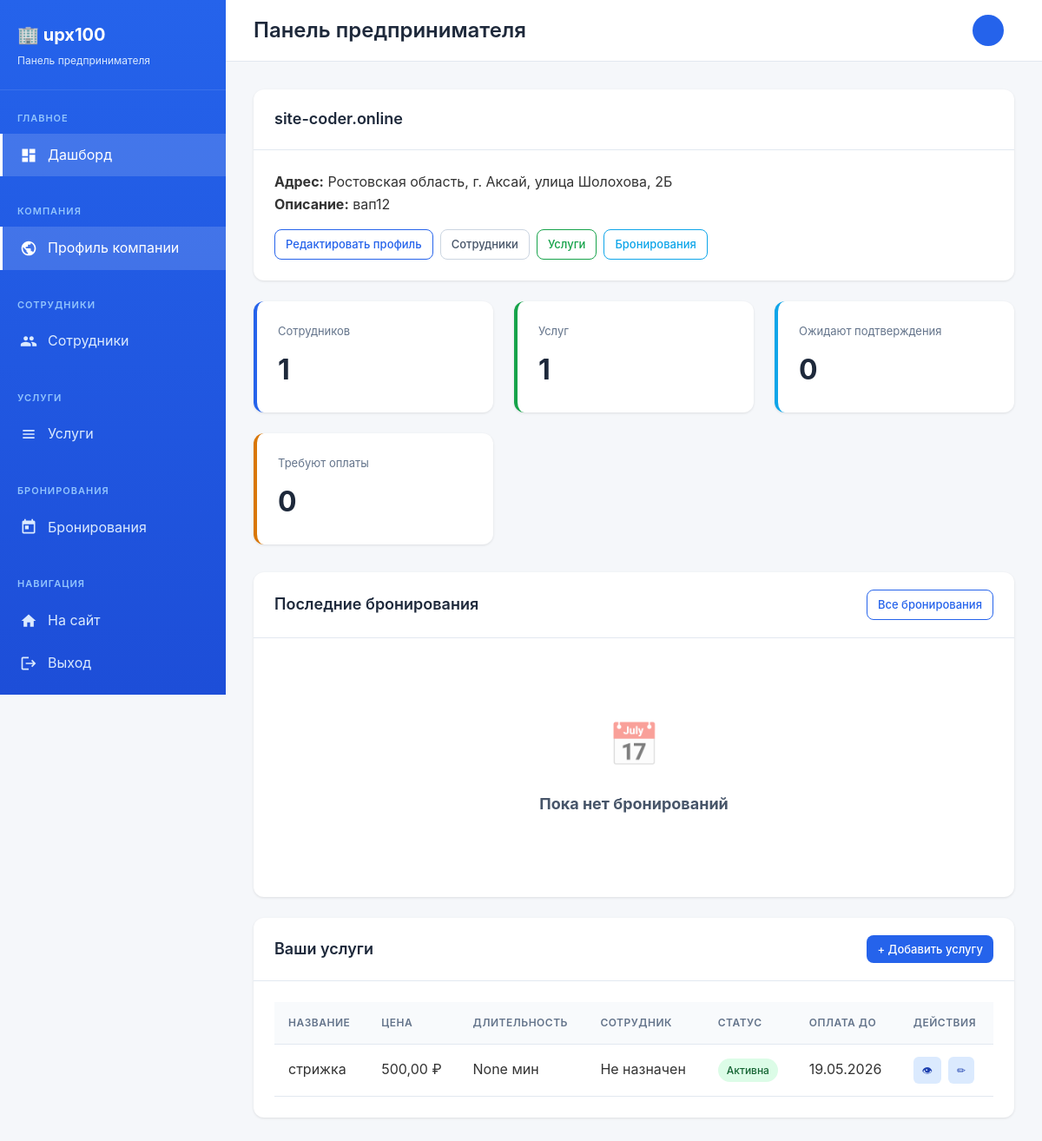
/business/profile/ (signed in), run on the app's committed database.
### business/models.py (models this page shows, shortened)
class Company(models.Model):
    owner = models.OneToOneField(settings.AUTH_USER_MODEL, on_delete=models.CASCADE, related_name='company')
    name = models.CharField(max_length=200, verbose_name="Название компании")
    description = models.TextField(blank=True, verbose_name="Описание")
    logo = models.ImageField(upload_to='company_logos/', blank=True, null=True, verbose_name="Логотип")
    photo = models.ImageField(upload_to='company_photos/', blank=True, null=True, verbose_name="Фото компании")
    address = models.CharField(max_length=300, verbose_name="Адрес")
    latitude = models.DecimalField(max_digits=9, decimal_places=6, blank=True, null=True, verbose_name="Широта")
    longitude = models.DecimalField(max_digits=9, decimal_places=6, blank=True, null=True, verbose_name="Долгота")
    phone = models.CharField(max_length=20, blank=True, verbose_name="Телефон")
    email = models.EmailField(blank=True, verbose_name="Email")
    is_verified = models.BooleanField(default=False, verbose_name="Проверена модератором")
    created_at = models.DateTimeField(auto_now_add=True)
    updated_at = models.DateTimeField(auto_now=True)
    class Meta:
        verbose_name = "Компания"
        verbose_name_plural = "Компании"

class Service(models.Model):
    STATUS_CHOICES = [
        ('draft', 'Черновик'),
        ('active', 'Активна'),
        ('inactive', 'Неактивна (неоплата)'),
        ('pending_payment', 'Ожидает оплаты'),
    ]
    company = models.ForeignKey(Company, on_delete=models.CASCADE, related_name='services', verbose_name="Компания")
    category = models.ForeignKey('companies.Category', on_delete=models.SET_NULL, null=True, blank=True,
                                  related_name='business_services', verbose_name="Категория")
    subcategory = models.ForeignKey('companies.Subcategory', on_delete=models.SET_NULL, null=True, blank=True,
                                  related_name='business_services', verbose_name="Подкатегория")
    employees = models.ManyToManyField(Employee, related_name='services', verbose_name="Сотрудники")
    name = models.CharField(max_length=200, verbose_name="Название услуги")
    description = models.TextField(blank=True, verbose_name="Описание")
    price = models.DecimalField(max_digits=10, decimal_places=2, verbose_name="Цена (руб)")
    duration = models.PositiveIntegerField(help_text="Длительность в минутах", verbose_name="Длительность (мин)", null=True, blank=True)
    photo = models.ImageField(upload_to='service_photos/', blank=True, null=True, verbose_name="Фото услуги")
    status = models.CharField(max_length=20, choices=STATUS_CHOICES, default='draft', verbose_name="Статус")
    created_at = models.DateTimeField(auto_now_add=True)
    updated_at = models.DateTimeField(auto_now=True)
    payment_amount = models.DecimalField(max_digits=10, decimal_places=2, default=0, verbose_name="Сумма оплаты (руб/мес)")
    payment_due_date = models.DateTimeField(null=True, blank=True, verbose_name="Дата окончания оплаты")
    last_payment_date = models.DateTimeField(null=True, blank=True, verbose_name="Дата последней оплаты")
    class Meta:
        verbose_name = "Услуга"
        verbose_name_plural = "Услуги"

### business/views.py (the view)
# urls.py: path('profile/', views.company_profile_view, name='company_profile'),
@login_required
def company_profile_view(request):
    company = request.user.get_company()
    if not company:
        return redirect('business:company_edit')
    if request.user.role == 'employee':
        return redirect('business:employee_dashboard')
    employees = company.employees.all()
    services = company.services.all()
    bookings = Booking.objects.filter(service__company=company).order_by('-created_at')[:10]
    pending_bookings_count = Booking.objects.filter(service__company=company, status='pending').count()
    services_pending_count = company.services.filter(status='pending_payment').count()
    context = {
        'company': company,
        'employees': employees,
        'services': services,
        'bookings': bookings,
        'pending_bookings_count': pending_bookings_count,
        'services_pending_count': services_pending_count,
    }
    return render(request, 'business/company_profile.html', context)

### accounts/models.py (called while the page is built)
    def get_company(self):
        if self.role == 'entrepreneur':
            try:
                return self.company
            except Company.DoesNotExist:
                return None
        elif self.role == 'employee':
            employee_profile = self.get_employee_profile()
            if employee_profile:
                return employee_profile.company
        return None

### templates/business/company_profile.html (shortened to what this page needs)
{% extends 'business/base.html' %}
{% block content %}
    {% if not company %}
        <div class="message warning">
            <h4>Профиль компании не создан</h4>
            <p>Для начала работы необходимо создать профиль вашей компании.</p>
            <a href="{% url 'business:company_edit' %}" class="btn btn-primary">Создать профиль компании</a>
        </div>
    {% else %}
        <div class="card">
            <div class="card-header">
                <h3 class="card-title">{{ company.name }}</h3>
            </div>
            <div class="card-body">
                <div class="row" style="display: flex; gap: 24px; flex-wrap: wrap;">
                    <div style="flex: 1;">
                        <p><strong>Адрес:</strong> {{ company.address }}</p>
                        <p><strong>Описание:</strong> {{ company.description|default:"Не указано" }}</p>
                        <div class="mt-3" style="margin-top: 16px; display: flex; gap: 8px; flex-wrap: wrap;">
                            <a href="{% url 'business:company_edit' %}" class="btn btn-sm btn-outline-primary">Редактировать профиль</a>
                            <a href="{% url 'business:employee_list' %}" class="btn btn-sm btn-outline-secondary">Сотрудники</a>
                            <a href="{% url 'business:service_list' %}" class="btn btn-sm btn-outline-success">Услуги</a>
                            <a href="{% url 'business:booking_list' %}" class="btn btn-sm btn-outline-info">Бронирования</a>
                        </div>
                    </div>
                </div>
            </div>
        </div>
        <div class="stats-grid">
            <div class="stat-card" style="border-left: 4px solid #2563eb;">
                <div class="stat-label">Сотрудников</div>
                <div class="stat-value">{{ employees.count }}</div>
            </div>
            <div class="stat-card" style="border-left: 4px solid #16a34a;">
                <div class="stat-label">Услуг</div>
                <div class="stat-value">{{ services.count }}</div>
            </div>
            <div class="stat-card" style="border-left: 4px solid #0ea5e9;">
                <div class="stat-label">Ожидают подтверждения</div>
                <div class="stat-value">{{ pending_bookings_count }}</div>
            </div>
            <div class="stat-card" style="border-left: 4px solid #d97706;">
                <div class="stat-label">Требуют оплаты</div>
                <div class="stat-value">{{ services_pending_count }}</div>
            </div>
        </div>
        <div class="card">
            <div class="card-header d-flex justify-content-between align-items-center">
                <h5 class="card-title mb-0">Последние бронирования</h5>
                <a href="{% url 'business:booking_list' %}" class="btn btn-sm btn-outline-primary">Все бронирования</a>
            </div>
            <div class="card-body">
                {% if bookings %}
                <div class="table-responsive">
                    <table>
                        <thead>
                            <tr>
                                <th>Клиент</th>
                                <th>Услуга</th>
                                <th>Статус</th>
                                <th>Дата создания</th>
                                <th>Действия</th>
                            </tr>
                        </thead>
                        <tbody>
                            {% for booking in bookings %}
                            <tr>
                                <td>{{ booking.client_name }}</td>
                                <td>{{ booking.service.name }}</td>
                                <td>
                                    <span class="badge badge-{% if booking.status == 'confirmed' %}success{% elif booking.status == 'pending' %}warning{% elif booking.status == 'cancelled' %}danger{% else %}info{% endif %}">
                                        {{ booking.get_status_display }}
                                    </span>
                                </td>
                                <td>{{ booking.created_at|date:"d.m.Y H:i" }}</td>
                                <td>
                                    {% if booking.status == 'pending' %}
                                        <a href="{% url 'business:booking_confirm' booking.pk %}" class="btn btn-sm btn-success">✓</a>
                                        <a href="{% url 'business:booking_cancel' booking.pk %}" class="btn btn-sm btn-danger">✗</a>
                                    {% endif %}
                                </td>
                            </tr>
                            {% endfor %}
                        </tbody>
                    </table>
                </div>
                {% else %}
                <div class="empty-state">
                    <div class="empty-state-icon">📅</div>
                    <h3>Пока нет бронирований</h3>
                </div>
                {% endif %}
            </div>
        </div>
        <div class="card">
            <div class="card-header d-flex justify-content-between align-items-center">
                <h5 class="card-title mb-0">Ваши услуги</h5>
                <a href="{% url 'business:service_create' %}" class="btn btn-sm btn-primary">+ Добавить услугу</a>
            </div>
            <div class="card-body">
                {% if services %}
                <div class="table-responsive">
                    <table>
                        <thead>
                            <tr>
                                <th>Название</th>
                                <th>Цена</th>
                                <th>Длительность</th>
                                <th>Сотрудник</th>
                                <th>Статус</th>
                                <th>Оплата до</th>
                                <th>Действия</th>
                            </tr>
                        </thead>
                        <tbody>
                            {% for service in services %}
                            <tr>
                                <td>{{ service.name }}</td>
                                <td>{{ service.price }} ₽</td>
                                <td>{{ service.duration }} мин</td>
                                <td>{{ service.employee.name|default:"Не назначен" }}</td>
                                <td>
                                    <span class="badge badge-{% if service.status == 'active' %}success{% elif service.status == 'pending_payment' %}warning{% elif service.status == 'inactive' %}danger{% else %}secondary{% endif %}">
                                        {{ service.get_status_display }}
                                    </span>
                                </td>
                                <td>
                                    {% if service.payment_due_date %}
                                        {{ service.payment_due_date|date:"d.m.Y" }}
                                    {% else %}
                                        -
                                    {% endif %}
                                </td>
                                <td>
                                    <div class="actions-cell">
                                        <a href="{% url 'business:service_detail' service.pk %}" class="action-btn edit" title="Просмотр">👁</a>
                                        <a href="{% url 'business:service_edit' service.pk %}" class="action-btn edit" title="Редактировать">✏</a>
                                    </div>
                                </td>
                            </tr>
                            {% endfor %}
                        </tbody>
                    </table>
                </div>
                {% else %}
                <div class="empty-state">
                    <div class="empty-state-icon">🛠</div>
                    <h3>Услуги еще не созданы</h3>
                    <p><a href="{% url 'business:service_create' %}">Добавить первую услугу</a></p>
                </div>
                {% endif %}
            </div>
        </div>
    {% endif %}
{% endblock %}

### templates/business/base.html (style rules this page uses)
* { margin: 0; padding: 0; box-sizing: border-box; }
body { font-family: -apple-system, BlinkMacSystemFont, 'Segoe UI', Roboto, Oxygen, Ubuntu, sans-serif; background-color: #f5f7fa; color: #333; line-height: 1.6; }
.card { background: #fff; border-radius: 12px; box-shadow: 0 1px 3px rgba(0,0,0,0.1); overflow: hidden; margin-bottom: 24px; }
.card-header { padding: 20px 24px; border-bottom: 1px solid #e2e8f0; display: flex; justify-content: space-between; align-items: center; }
.card-title { font-size: 18px; font-weight: 600; color: #1e293b; }
.card-body { padding: 24px; }
.stats-grid { display: grid; grid-template-columns: repeat(auto-fit, minmax(240px, 1fr)); gap: 24px; margin-bottom: 32px; }
.stat-card { background: #fff; border-radius: 12px; padding: 24px; box-shadow: 0 1px 3px rgba(0,0,0,0.1); }
.stat-label { font-size: 13px; color: #64748b; margin-bottom: 8px; }
.stat-value { font-size: 32px; font-weight: 700; color: #1e293b; }
.table-responsive { overflow-x: auto; }
table { width: 100%; border-collapse: collapse; }
th, td { padding: 14px 16px; text-align: left; border-bottom: 1px solid #e2e8f0; }
th { background: #f8fafc; font-weight: 600; font-size: 12px; text-transform: uppercase; letter-spacing: 0.5px; color: #64748b; }
.btn { display: inline-flex; align-items: center; gap: 8px; padding: 10px 20px; border-radius: 8px; font-size: 14px; font-weight: 500; text-decoration: none; cursor: pointer; border: none; transition: all 0.2s; }
.btn-primary { background: #2563eb; color: #fff; }
.btn-outline-primary { background: transparent; color: #2563eb; border: 1px solid #2563eb; }
.btn-outline-secondary { background: transparent; color: #475569; border: 1px solid #cbd5e1; }
.btn-outline-success { background: transparent; color: #16a34a; border: 1px solid #16a34a; }
.btn-outline-info { background: transparent; color: #0ea5e9; border: 1px solid #0ea5e9; }
.btn-sm { padding: 6px 12px; font-size: 13px; }
.badge { display: inline-block; padding: 4px 10px; border-radius: 20px; font-size: 12px; font-weight: 500; }
.badge-success { background: #dcfce7; color: #166534; }
.actions-cell { display: flex; gap: 8px; }
.action-btn { padding: 6px 10px; border-radius: 6px; font-size: 12px; text-decoration: none; transition: all 0.2s; }
.action-btn.edit { background: #dbeafe; color: #1e40af; }
.empty-state { text-align: center; padding: 60px 20px; color: #64748b; }
.empty-state-icon { font-size: 48px; margin-bottom: 16px; opacity: 0.5; }
.empty-state h3 { font-size: 18px; margin-bottom: 8px; color: #475569; }

### data on the page
Company: name "site-coder.online", address "Ростовская область, г. Аксай, улица Шолохова, 2Б", description "вап12", count "1"
Service: name "стрижка", price "500,00", duration "None", employee.name "Не назначен", status "Активна", payment_due_date "19.05.2026"

### other printed values
{{ title|default:"Панель предпринимателя" }} "Панель предпринимателя"
{{ pending_bookings_count }} "0"
{{ services_pending_count }} "0"
